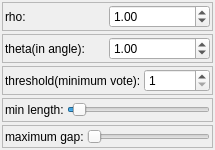
<?xml version="1.0" encoding="UTF-8"?>
<ui version="4.0">
 <class>HoughLinesWidget</class>
 <widget class="QWidget" name="HoughLinesWidget">
  <property name="geometry">
   <rect>
    <x>0</x>
    <y>0</y>
    <width>215</width>
    <height>150</height>
   </rect>
  </property>
  <property name="windowTitle">
   <string>Form</string>
  </property>
  <layout class="QVBoxLayout" name="verticalLayout">
   <property name="spacing">
    <number>3</number>
   </property>
   <property name="leftMargin">
    <number>2</number>
   </property>
   <property name="topMargin">
    <number>2</number>
   </property>
   <property name="rightMargin">
    <number>2</number>
   </property>
   <property name="bottomMargin">
    <number>2</number>
   </property>
   <item>
    <widget class="QFrame" name="frame">
     <property name="frameShape">
      <enum>QFrame::StyledPanel</enum>
     </property>
     <property name="frameShadow">
      <enum>QFrame::Raised</enum>
     </property>
     <layout class="QHBoxLayout" name="horizontalLayout">
      <property name="spacing">
       <number>3</number>
      </property>
      <property name="leftMargin">
       <number>2</number>
      </property>
      <property name="topMargin">
       <number>2</number>
      </property>
      <property name="rightMargin">
       <number>2</number>
      </property>
      <property name="bottomMargin">
       <number>2</number>
      </property>
      <item>
       <widget class="QLabel" name="label">
        <property name="text">
         <string>rho:</string>
        </property>
       </widget>
      </item>
      <item>
       <widget class="QDoubleSpinBox" name="rhoDoubleSpin">
        <property name="maximum">
         <double>20.000000000000000</double>
        </property>
        <property name="value">
         <double>1.000000000000000</double>
        </property>
       </widget>
      </item>
     </layout>
    </widget>
   </item>
   <item>
    <widget class="QFrame" name="frame_2">
     <property name="frameShape">
      <enum>QFrame::StyledPanel</enum>
     </property>
     <property name="frameShadow">
      <enum>QFrame::Raised</enum>
     </property>
     <layout class="QHBoxLayout" name="horizontalLayout_2">
      <property name="spacing">
       <number>3</number>
      </property>
      <property name="leftMargin">
       <number>2</number>
      </property>
      <property name="topMargin">
       <number>2</number>
      </property>
      <property name="rightMargin">
       <number>2</number>
      </property>
      <property name="bottomMargin">
       <number>2</number>
      </property>
      <item>
       <widget class="QLabel" name="label_2">
        <property name="text">
         <string>theta(in angle):</string>
        </property>
       </widget>
      </item>
      <item>
       <widget class="QDoubleSpinBox" name="thetaDoubleSpin">
        <property name="maximum">
         <double>30.000000000000000</double>
        </property>
        <property name="value">
         <double>1.000000000000000</double>
        </property>
       </widget>
      </item>
     </layout>
    </widget>
   </item>
   <item>
    <widget class="QFrame" name="frame_3">
     <property name="frameShape">
      <enum>QFrame::StyledPanel</enum>
     </property>
     <property name="frameShadow">
      <enum>QFrame::Raised</enum>
     </property>
     <layout class="QHBoxLayout" name="horizontalLayout_3">
      <property name="spacing">
       <number>3</number>
      </property>
      <property name="leftMargin">
       <number>2</number>
      </property>
      <property name="topMargin">
       <number>2</number>
      </property>
      <property name="rightMargin">
       <number>2</number>
      </property>
      <property name="bottomMargin">
       <number>2</number>
      </property>
      <item>
       <widget class="QLabel" name="label_3">
        <property name="text">
         <string>threshold(minimum vote):</string>
        </property>
       </widget>
      </item>
      <item>
       <widget class="QSpinBox" name="threshSpin">
        <property name="minimum">
         <number>1</number>
        </property>
        <property name="maximum">
         <number>10000</number>
        </property>
       </widget>
      </item>
     </layout>
    </widget>
   </item>
   <item>
    <widget class="QFrame" name="frame_4">
     <property name="frameShape">
      <enum>QFrame::StyledPanel</enum>
     </property>
     <property name="frameShadow">
      <enum>QFrame::Raised</enum>
     </property>
     <layout class="QHBoxLayout" name="horizontalLayout_4">
      <property name="spacing">
       <number>3</number>
      </property>
      <property name="leftMargin">
       <number>2</number>
      </property>
      <property name="topMargin">
       <number>2</number>
      </property>
      <property name="rightMargin">
       <number>2</number>
      </property>
      <property name="bottomMargin">
       <number>2</number>
      </property>
      <item>
       <widget class="QLabel" name="label_4">
        <property name="text">
         <string>min length:</string>
        </property>
       </widget>
      </item>
      <item>
       <widget class="QSlider" name="minLengthSlider">
        <property name="minimum">
         <number>2</number>
        </property>
        <property name="maximum">
         <number>100</number>
        </property>
        <property name="value">
         <number>6</number>
        </property>
        <property name="orientation">
         <enum>Qt::Horizontal</enum>
        </property>
        <property name="invertedAppearance">
         <bool>false</bool>
        </property>
        <property name="invertedControls">
         <bool>false</bool>
        </property>
        <property name="tickPosition">
         <enum>QSlider::NoTicks</enum>
        </property>
       </widget>
      </item>
     </layout>
    </widget>
   </item>
   <item>
    <widget class="QFrame" name="frame_5">
     <property name="frameShape">
      <enum>QFrame::StyledPanel</enum>
     </property>
     <property name="frameShadow">
      <enum>QFrame::Raised</enum>
     </property>
     <layout class="QHBoxLayout" name="horizontalLayout_5">
      <property name="spacing">
       <number>3</number>
      </property>
      <property name="leftMargin">
       <number>2</number>
      </property>
      <property name="topMargin">
       <number>2</number>
      </property>
      <property name="rightMargin">
       <number>2</number>
      </property>
      <property name="bottomMargin">
       <number>2</number>
      </property>
      <item>
       <widget class="QLabel" name="label_5">
        <property name="text">
         <string>maximum gap:</string>
        </property>
       </widget>
      </item>
      <item>
       <widget class="QSlider" name="maxGapSlider">
        <property name="maximum">
         <number>100</number>
        </property>
        <property name="orientation">
         <enum>Qt::Horizontal</enum>
        </property>
       </widget>
      </item>
     </layout>
    </widget>
   </item>
  </layout>
 </widget>
 <resources/>
 <connections/>
</ui>
